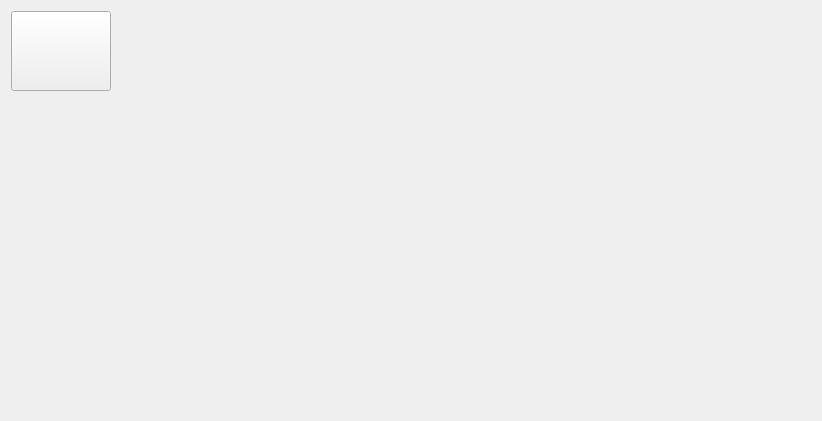
<?xml version="1.0" encoding="UTF-8"?>
<ui version="4.0">
 <class>HealthExaminationReport</class>
 <widget class="QWidget" name="HealthExaminationReport">
  <property name="geometry">
   <rect>
    <x>0</x>
    <y>0</y>
    <width>820</width>
    <height>421</height>
   </rect>
  </property>
  <property name="windowTitle">
   <string>Form</string>
  </property>
  <layout class="QGridLayout" name="gridLayout">
   <item row="0" column="0">
    <layout class="QVBoxLayout" name="verticalLayout" stretch="0,0,0,0">
     <item>
      <layout class="QHBoxLayout" name="horizontalLayout_3">
       <item>
        <widget class="QPushButton" name="returnBtn">
         <property name="sizePolicy">
          <sizepolicy hsizetype="Minimum" vsizetype="Minimum">
           <horstretch>0</horstretch>
           <verstretch>0</verstretch>
          </sizepolicy>
         </property>
         <property name="minimumSize">
          <size>
           <width>100</width>
           <height>80</height>
          </size>
         </property>
         <property name="maximumSize">
          <size>
           <width>100</width>
           <height>80</height>
          </size>
         </property>
         <property name="text">
          <string/>
         </property>
         <property name="icon">
          <iconset resource="../Resource/icom.qrc">
           <normaloff>:/returnExit.png</normaloff>:/returnExit.png</iconset>
         </property>
         <property name="iconSize">
          <size>
           <width>50</width>
           <height>50</height>
          </size>
         </property>
        </widget>
       </item>
       <item>
        <spacer name="horizontalSpacer_2">
         <property name="orientation">
          <enum>Qt::Horizontal</enum>
         </property>
         <property name="sizeHint" stdset="0">
          <size>
           <width>40</width>
           <height>20</height>
          </size>
         </property>
        </spacer>
       </item>
      </layout>
     </item>
     <item>
      <spacer name="verticalSpacer_2">
       <property name="orientation">
        <enum>Qt::Vertical</enum>
       </property>
       <property name="sizeType">
        <enum>QSizePolicy::Fixed</enum>
       </property>
       <property name="sizeHint" stdset="0">
        <size>
         <width>20</width>
         <height>17</height>
        </size>
       </property>
      </spacer>
     </item>
     <item>
      <widget class="QWidget" name="widget" native="true">
       <property name="minimumSize">
        <size>
         <width>800</width>
         <height>0</height>
        </size>
       </property>
       <property name="maximumSize">
        <size>
         <width>16777215</width>
         <height>16777215</height>
        </size>
       </property>
       <property name="styleSheet">
        <string notr="true"/>
       </property>
       <layout class="QVBoxLayout" name="verticalLayout_4"/>
      </widget>
     </item>
     <item>
      <spacer name="verticalSpacer_3">
       <property name="orientation">
        <enum>Qt::Vertical</enum>
       </property>
       <property name="sizeType">
        <enum>QSizePolicy::Maximum</enum>
       </property>
       <property name="sizeHint" stdset="0">
        <size>
         <width>20</width>
         <height>17</height>
        </size>
       </property>
      </spacer>
     </item>
    </layout>
   </item>
  </layout>
 </widget>
 <resources>
  <include location="../Resource/icom.qrc"/>
 </resources>
 <connections/>
</ui>
